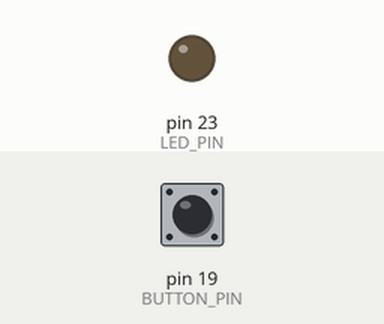
A sketch run on a simulated Arduino Mega 2560, built with avr-gcc and run on an emulated ATmega2560. Parts: output pins drawn as LEDs (lit = HIGH). The test bench sets the inputs (shaded band); at power-on: pin 19 (BUTTON_PIN) HIGH. What the sketch prints to the serial monitor is not drawn.

Above: at 1.2 s.
1.3 s: pin 19 (BUTTON_PIN) pulled LOW for 3.2 s
At 2.1 s:
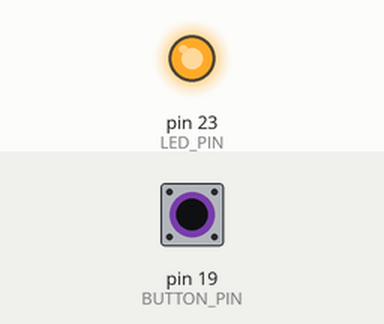
Timing chart, 0 to 6.8 s (numbered marks = the images above; inputs shaded):
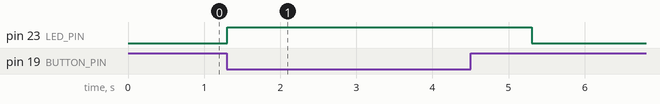

The sketch:

Blink_Led_Using_Btn.ino
```cpp
#define BUTTON_PIN 19
#define LED_PIN 23
int  btnState = HIGH;

void setup() {
  Serial.begin(9600);
  pinMode(BUTTON_PIN,INPUT_PULLUP);
  pinMode(LED_PIN,OUTPUT);

}
//INPUT_PULLUP --> ban đầu ở HIGH, Nhấn nút LOW, thả nút HIGH (HI_TO_LOW)
void loop() {
   // On Of Led
  //  digitalWrite(LED_PIN, HIGH);      // sets the digital pin 0 on
	// delay(1000);                // waits for a second
	// digitalWrite(LED_PIN, LOW);       // sets the digital pin 0 off
	// delay(1000);

   // On Off Led using Btn
   btnState = digitalRead(BUTTON_PIN);
   Serial.println(btnState);
   if(btnState == LOW){ //nhan nut led sang 1s xong roi tat
         digitalWrite(LED_PIN, HIGH);
         delay(1000);
         digitalWrite(LED_PIN,LOW);
   }
   else{
     digitalWrite(LED_PIN,LOW);
   }
}
```

Measured:
- after the input at 1.3 s, pin 23 (LED_PIN): LOW → HIGH at once, → LOW 4.0 s later
